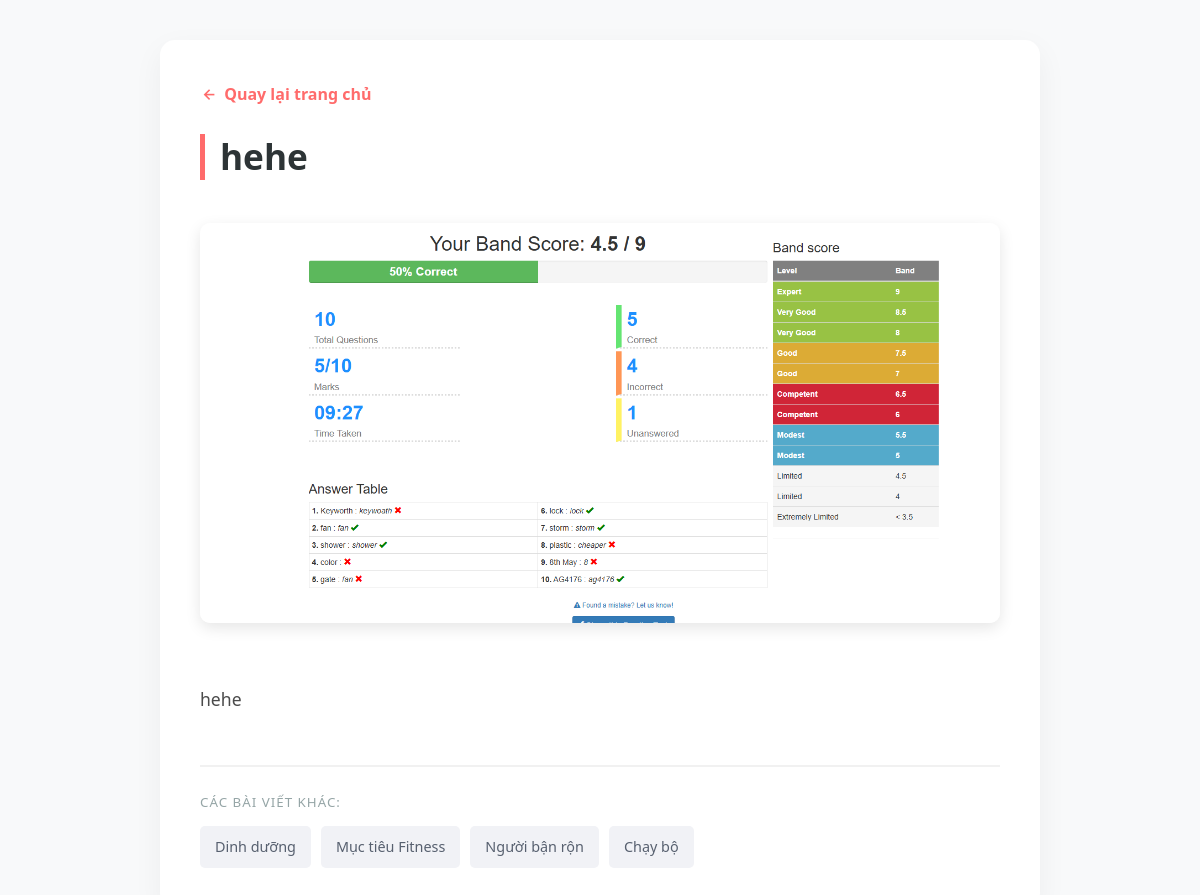
The page /Hiep_Folder/blog-detail.php?id=4 on the database its author committed.
### tables this page shows
CREATE TABLE `notifications` (
  `notification_id` int(11) NOT NULL,
  `title` varchar(200) NOT NULL,
  `image` varchar(300) DEFAULT NULL,
  `content` text NOT NULL,
  `created_at` datetime DEFAULT current_timestamp(),
  `created_by` int(11) DEFAULT NULL
);

### Hiep_Folder/blog-detail.php (the view, shortened to what this page needs)
<?php
include("../QL_Profile/connectdb.php");
$id = isset($_GET['id']) ? $_GET['id'] : 'b1';
    if (isset($static_blogs[$id])) {
    $blog = $static_blogs[$id];
} else {
    $sql = "SELECT * FROM notifications WHERE notification_id = $id";
    $result = mysqli_query($conn, $sql);
    $blog = mysqli_fetch_assoc($result);
}
?>
<!DOCTYPE html>
<html lang="vi">
<head>
    <link href='https://unpkg.com/boxicons@2.1.4/css/boxicons.min.css' rel='stylesheet'>
</head>
<body>
<div class="container">
    <a href="../index.php" class="back-btn"><i class='bx bx-left-arrow-alt'></i> Quay lại trang chủ</a>
    <h1><?php echo htmlspecialchars($blog['title']); ?></h1>
    <?php if(isset($blog['image']) && $blog['image'] != 'NULL' && !empty($blog['image'])): ?>
        <img src="../assets/<?php echo $blog['image']; ?>" class="post-img" alt="Blog Image">
    <?php endif; ?>
    <div class="content">
    <?php
        $content = $blog['content'];
        $content = preg_replace('/^(\d+\..*)$/m', '<b>$1</b>', $content);
        $content = preg_replace('/\*(.*?)\*/', '<b>$1</b>', $content);
        echo $content;
    ?>
</div>
    <div class="nav-test">
        <small>Các bài viết khác:</small>
        <div class="nav-links">
            <a href="?id=b1">Dinh dưỡng</a>
            <a href="?id=b2">Mục tiêu Fitness</a>
            <a href="?id=b3">Người bận rộn</a>
            <a href="?id=b4">Chạy bộ</a>
            </div>
    </div>
</div>
</body>
</html>

### Hiep_Folder/blog-detail.php (style rules this page uses)
body { padding: 40px; font-family: 'Segoe UI', Tahoma, Geneva, Verdana, sans-serif; line-height: 1.8; background-color: #f8f9fa; margin: 0; }
.container { max-width: 800px; margin: auto; background: white; padding: 40px; border-radius: 15px; box-shadow: 0 10px 30px rgba(0,0,0,0.05); }
.back-btn { display: inline-flex; align-items: center; text-decoration: none; color: #ff6b6b; font-weight: bold; margin-bottom: 25px; transition: 0.3s; }
.back-btn i { margin-right: 5px; font-size: 1.2rem; }
h1 { color: #2d3436; font-size: 2.2rem; margin-top: 0; line-height: 1.3; border-left: 5px solid #ff6b6b; padding-left: 15px; }
.post-img { width: 100%; height: 400px; object-fit: cover; border-radius: 10px; margin: 20px 0; box-shadow: 0 5px 15px rgba(0,0,0,0.1); }
.content { color: #4b4b4b; font-size: 1.1rem; white-space: pre-line; text-align: justify; }
.nav-test { margin-top: 50px; border-top: 2px solid #f1f1f1; padding-top: 20px; }
.nav-test small { color: #95a5a6; text-transform: uppercase; letter-spacing: 1px; }
.nav-links { display: flex; gap: 10px; margin-top: 10px; flex-wrap: wrap; }
.nav-links a { background: #f1f2f6; color: #57606f; padding: 8px 15px; border-radius: 5px; text-decoration: none; font-size: 0.9rem; transition: 0.3s; }

### rows shown on the page
notifications: title "hehe", image (picture), content "hehe"
